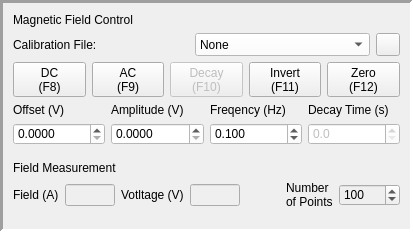
       <widget class="QFrame" name="FRAME_MAGCONTROL">
        <property name="styleSheet">
         <string notr="true">background-color: rgba(239,239,239,1)</string>
        </property>
        <property name="frameShape">
         <enum>QFrame::Panel</enum>
        </property>
        <property name="frameShadow">
         <enum>QFrame::Sunken</enum>
        </property>
        <property name="lineWidth">
         <number>3</number>
        </property>
        <layout class="QGridLayout" name="MAGNETICFIELDOUTERLAYOUT">
         <property name="leftMargin">
          <number>10</number>
         </property>
         <property name="topMargin">
          <number>10</number>
         </property>
         <property name="rightMargin">
          <number>10</number>
         </property>
         <property name="bottomMargin">
          <number>10</number>
         </property>
         <item row="7" column="0">
          <layout class="QVBoxLayout" name="verticalLayout">
           <property name="bottomMargin">
            <number>0</number>
           </property>
           <item>
            <widget class="QLabel" name="label_7">
             <property name="text">
              <string>Field Measurement</string>
             </property>
            </widget>
           </item>
           <item>
            <layout class="QHBoxLayout" name="horizontalLayout_3">
             <property name="bottomMargin">
              <number>0</number>
             </property>
             <item>
              <widget class="QLabel" name="label_measured_field">
               <property name="maximumSize">
                <size>
                 <width>50</width>
                 <height>16777215</height>
                </size>
               </property>
               <property name="text">
                <string>Field (A)</string>
               </property>
              </widget>
             </item>
             <item>
              <widget class="QLineEdit" name="line_measured_field">
               <property name="maximumSize">
                <size>
                 <width>50</width>
                 <height>16777215</height>
                </size>
               </property>
               <property name="readOnly">
                <bool>true</bool>
               </property>
              </widget>
             </item>
             <item>
              <widget class="QLabel" name="label_measured_voltage">
               <property name="maximumSize">
                <size>
                 <width>80</width>
                 <height>16777215</height>
                </size>
               </property>
               <property name="text">
                <string>Votltage (V)</string>
               </property>
              </widget>
             </item>
             <item>
              <widget class="QLineEdit" name="line_measured_voltage">
               <property name="maximumSize">
                <size>
                 <width>50</width>
                 <height>16777215</height>
                </size>
               </property>
               <property name="readOnly">
                <bool>true</bool>
               </property>
              </widget>
             </item>
             <item>
              <spacer name="horizontalSpacer_3">
               <property name="orientation">
                <enum>Qt::Horizontal</enum>
               </property>
               <property name="sizeHint" stdset="0">
                <size>
                 <width>40</width>
                 <height>20</height>
                </size>
               </property>
              </spacer>
             </item>
             <item>
              <widget class="QLabel" name="label_mag_point_count">
               <property name="text">
                <string>Number
of Points</string>
               </property>
              </widget>
             </item>
             <item>
              <widget class="QSpinBox" name="spin_mag_point_count">
               <property name="minimum">
                <number>10</number>
               </property>
               <property name="maximum">
                <number>10000</number>
               </property>
               <property name="value">
                <number>100</number>
               </property>
              </widget>
             </item>
            </layout>
           </item>
          </layout>
         </item>
         <item row="5" column="0">
          <layout class="QVBoxLayout" name="MAGBUTTONSTACK">
           <property name="bottomMargin">
            <number>10</number>
           </property>
           <item>
            <layout class="QHBoxLayout" name="MAGBUTTONHORZ">
             <item>
              <widget class="QToolButton" name="button_DC_field">
               <property name="sizePolicy">
                <sizepolicy hsizetype="Expanding" vsizetype="Fixed">
                 <horstretch>0</horstretch>
                 <verstretch>0</verstretch>
                </sizepolicy>
               </property>
               <property name="text">
                <string>DC
(F8)</string>
               </property>
               <property name="checkable">
                <bool>true</bool>
               </property>
               <property name="checked">
                <bool>false</bool>
               </property>
               <property name="autoExclusive">
                <bool>false</bool>
               </property>
              </widget>
             </item>
             <item>
              <widget class="QToolButton" name="button_AC_field">
               <property name="sizePolicy">
                <sizepolicy hsizetype="Expanding" vsizetype="Fixed">
                 <horstretch>0</horstretch>
                 <verstretch>0</verstretch>
                </sizepolicy>
               </property>
               <property name="text">
                <string>AC
(F9)</string>
               </property>
               <property name="checkable">
                <bool>true</bool>
               </property>
               <property name="autoExclusive">
                <bool>false</bool>
               </property>
              </widget>
             </item>
             <item>
              <widget class="QToolButton" name="button_decay_field">
               <property name="enabled">
                <bool>false</bool>
               </property>
               <property name="sizePolicy">
                <sizepolicy hsizetype="Expanding" vsizetype="Fixed">
                 <horstretch>0</horstretch>
                 <verstretch>0</verstretch>
                </sizepolicy>
               </property>
               <property name="text">
                <string>Decay
(F10)</string>
               </property>
               <property name="checkable">
                <bool>true</bool>
               </property>
              </widget>
             </item>
             <item>
              <widget class="QToolButton" name="button_invert_field">
               <property name="enabled">
                <bool>true</bool>
               </property>
               <property name="sizePolicy">
                <sizepolicy hsizetype="Expanding" vsizetype="Fixed">
                 <horstretch>0</horstretch>
                 <verstretch>0</verstretch>
                </sizepolicy>
               </property>
               <property name="text">
                <string>Invert
(F11)</string>
               </property>
               <property name="checkable">
                <bool>true</bool>
               </property>
              </widget>
             </item>
             <item>
              <widget class="QToolButton" name="button_zero_field">
               <property name="sizePolicy">
                <sizepolicy hsizetype="Expanding" vsizetype="Fixed">
                 <horstretch>0</horstretch>
                 <verstretch>0</verstretch>
                </sizepolicy>
               </property>
               <property name="text">
                <string>Zero
(F12)</string>
               </property>
              </widget>
             </item>
            </layout>
           </item>
           <item>
            <layout class="QGridLayout" name="MAGSPINFORM">
             <item row="1" column="0">
              <widget class="QDoubleSpinBox" name="spin_mag_offset">
               <property name="enabled">
                <bool>true</bool>
               </property>
               <property name="styleSheet">
                <string notr="true">background-color: rgb(255,255,255)</string>
               </property>
               <property name="decimals">
                <number>4</number>
               </property>
               <property name="maximum">
                <double>10.000000000000000</double>
               </property>
               <property name="singleStep">
                <double>0.100000000000000</double>
               </property>
              </widget>
             </item>
             <item row="1" column="2">
              <widget class="QDoubleSpinBox" name="spin_mag_freq">
               <property name="enabled">
                <bool>true</bool>
               </property>
               <property name="styleSheet">
                <string notr="true">background-color: rgb(255,255,255)</string>
               </property>
               <property name="decimals">
                <number>3</number>
               </property>
               <property name="minimum">
                <double>0.001000000000000</double>
               </property>
               <property name="maximum">
                <double>100.000000000000000</double>
               </property>
               <property name="singleStep">
                <double>0.010000000000000</double>
               </property>
               <property name="value">
                <double>0.100000000000000</double>
               </property>
              </widget>
             </item>
             <item row="1" column="1">
              <widget class="QDoubleSpinBox" name="spin_mag_amplitude">
               <property name="styleSheet">
                <string notr="true">background-color: rgb(255,255,255)</string>
               </property>
               <property name="decimals">
                <number>4</number>
               </property>
               <property name="maximum">
                <double>10.000000000000000</double>
               </property>
               <property name="singleStep">
                <double>0.100000000000000</double>
               </property>
              </widget>
             </item>
             <item row="1" column="3">
              <widget class="QDoubleSpinBox" name="spin_mag_decay">
               <property name="enabled">
                <bool>false</bool>
               </property>
               <property name="styleSheet">
                <string notr="true">background-color: rgb(255,255,255)</string>
               </property>
               <property name="decimals">
                <number>1</number>
               </property>
               <property name="maximum">
                <double>1000.000000000000000</double>
               </property>
              </widget>
             </item>
             <item row="0" column="0">
              <widget class="QLabel" name="label_offset">
               <property name="text">
                <string>Offset (V)</string>
               </property>
              </widget>
             </item>
             <item row="0" column="1">
              <widget class="QLabel" name="label_amplitude">
               <property name="text">
                <string>Amplitude (V)</string>
               </property>
              </widget>
             </item>
             <item row="0" column="2">
              <widget class="QLabel" name="label_frequency">
               <property name="text">
                <string>Freqency (Hz)</string>
               </property>
              </widget>
             </item>
             <item row="0" column="3">
              <widget class="QLabel" name="label_decay_time">
               <property name="text">
                <string>Decay Time (s)</string>
               </property>
              </widget>
             </item>
            </layout>
           </item>
          </layout>
         </item>
         <item row="4" column="0">
          <layout class="QHBoxLayout" name="MAGCALLAYOUT">
           <property name="leftMargin">
            <number>0</number>
           </property>
           <property name="topMargin">
            <number>0</number>
           </property>
           <property name="rightMargin">
            <number>0</number>
           </property>
           <property name="bottomMargin">
            <number>0</number>
           </property>
           <item>
            <widget class="QLabel" name="label_calib">
             <property name="maximumSize">
              <size>
               <width>16777215</width>
               <height>25</height>
              </size>
             </property>
             <property name="text">
              <string>Calibration File:</string>
             </property>
            </widget>
           </item>
           <item>
            <widget class="QComboBox" name="combo_calib_file">
             <property name="maximumSize">
              <size>
               <width>16777215</width>
               <height>25</height>
              </size>
             </property>
             <property name="styleSheet">
              <string notr="true">QComboBox{color: rgb(0,0,0)}

QWidget{background-color: rgb(255,255,255)}</string>
             </property>
             <item>
              <property name="text">
               <string>None</string>
              </property>
             </item>
            </widget>
           </item>
           <item>
            <widget class="QToolButton" name="button_calibration_directory">
             <property name="toolTip">
              <string>&lt;html&gt;&lt;head/&gt;&lt;body&gt;&lt;p&gt;Choose Calibration Directory&lt;/p&gt;&lt;p&gt;&lt;br/&gt;&lt;/p&gt;&lt;/body&gt;&lt;/html&gt;</string>
             </property>
             <property name="text">
              <string/>
             </property>
             <property name="icon">
              <iconset>
               <normaloff>icons/Folder.png</normaloff>icons/Folder.png</iconset>
             </property>
            </widget>
           </item>
          </layout>
         </item>
         <item row="0" column="0">
          <layout class="QHBoxLayout" name="horizontalLayout_4">
           <property name="bottomMargin">
            <number>0</number>
           </property>
           <item>
            <widget class="QLabel" name="label">
             <property name="sizePolicy">
              <sizepolicy hsizetype="Minimum" vsizetype="Minimum">
               <horstretch>0</horstretch>
               <verstretch>0</verstretch>
              </sizepolicy>
             </property>
             <property name="maximumSize">
              <size>
               <width>16777215</width>
               <height>15</height>
              </size>
             </property>
             <property name="text">
              <string>Magnetic Field Control</string>
             </property>
            </widget>
           </item>
          </layout>
         </item>
         <item row="8" column="0">
          <layout class="QGridLayout" name="layout_mag_plot">
           <property name="leftMargin">
            <number>5</number>
           </property>
           <property name="topMargin">
            <number>5</number>
           </property>
           <property name="rightMargin">
            <number>5</number>
           </property>
           <property name="bottomMargin">
            <number>5</number>
           </property>
          </layout>
         </item>
        </layout>
       </widget>
